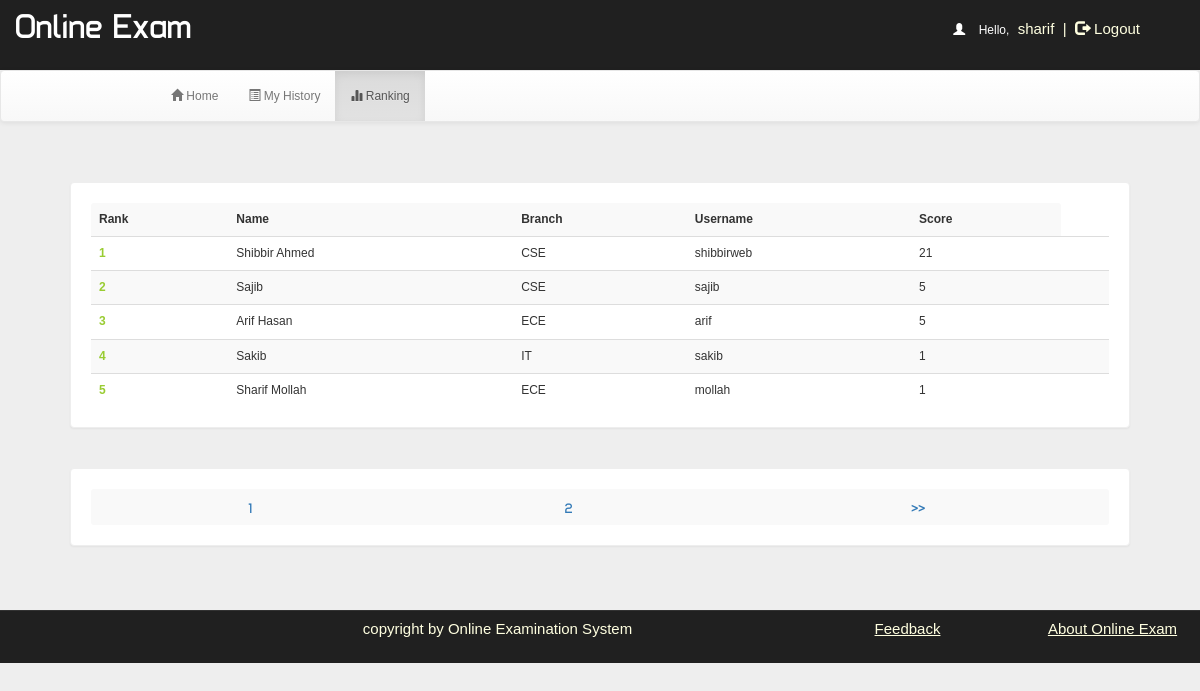
The page /account.php?q=3 (signed in) on the database as committed earlier.
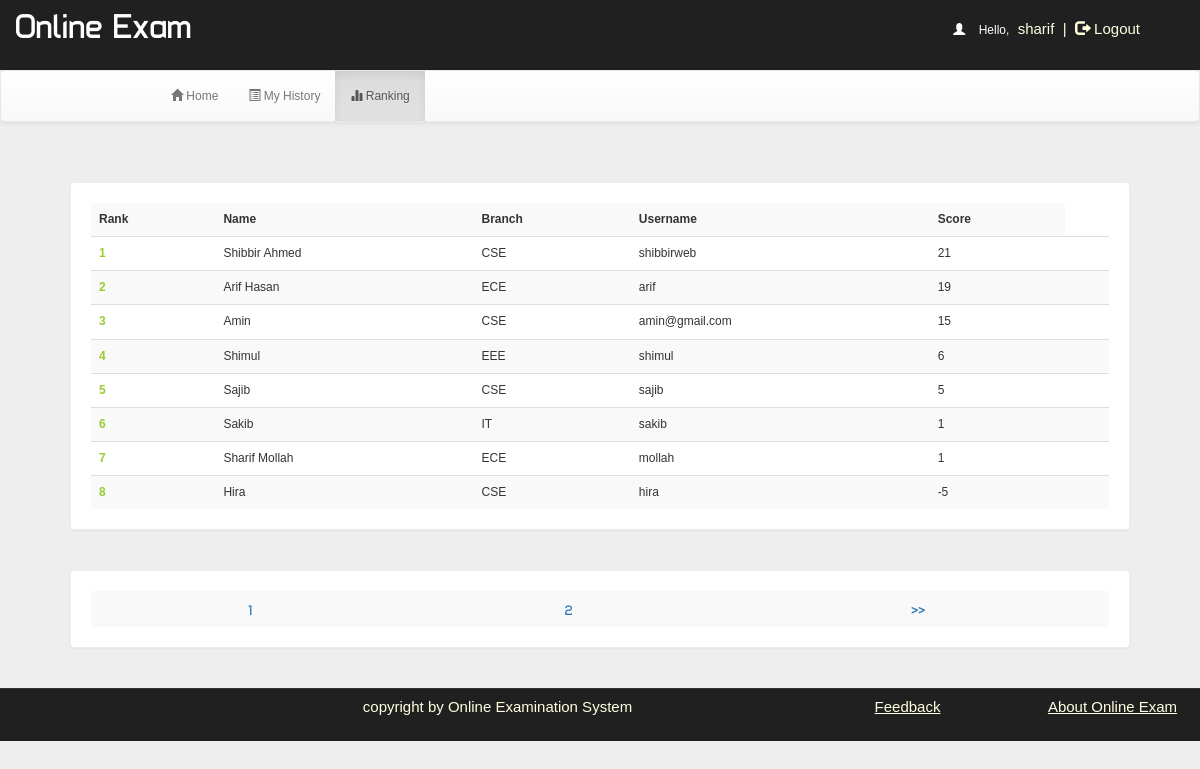
The same page on the database as committed later.
### tables this page shows
CREATE TABLE `rank` (
  `id` int(100) NOT NULL,
  `username` varchar(50) NOT NULL,
  `score` int(11) NOT NULL,
  `time` timestamp NOT NULL DEFAULT CURRENT_TIMESTAMP ON UPDATE CURRENT_TIMESTAMP
);

CREATE TABLE `user` (
  `id` int(100) NOT NULL,
  `name` varchar(50) NOT NULL,
  `rollno` varchar(20) NOT NULL,
  `branch` varchar(20) NOT NULL,
  `status` tinyint(4) NOT NULL DEFAULT '1',
  `gender` varchar(5) NOT NULL,
  `username` varchar(50) NOT NULL,
  `phno` bigint(20) NOT NULL,
  `password` varchar(50) NOT NULL
);

### account.php (the view, shortened to what this page needs)
<!DOCTYPE html PUBLIC "-//W3C//DTD XHTML 1.0 Transitional//EN" "http://www.w3.org/TR/xhtml1/DTD/xhtml1-transitional.dtd">
<html xmlns="http://www.w3.org/1999/xhtml">
<head>
<link  rel="stylesheet" href="css/bootstrap.min.css"/>
 <link  rel="stylesheet" href="css/bootstrap-theme.min.css"/>
 <link rel="stylesheet" href="css/main.css">
 <link  rel="stylesheet" href="css/font.css">
</head>
<body>
<div class="header">
<div class="row">
<div class="col-lg-6">
<span class="logo">Online Exam</span></div>
<div class="col-md-4 col-md-offset-2">
 <?php
 include_once 'dbConnection.php';
if (!(isset($_SESSION['username']))) {
    header("location:index.php");
} else {
    $name     = $_SESSION['name'];
    $username = $_SESSION['username'];
    echo '<span class="pull-right top title1" ><span style="color:white"><span class="glyphicon glyphicon-user" aria-hidden="true"></span>&nbsp;&nbsp;&nbsp;&nbsp;Hello,</span> <span class="log log1" style="color:lightyellow">' . $username . '&nbsp;&nbsp;|&nbsp;&nbsp;<a href="logout.php?q=account.php" style="color:lightyellow"><span class="glyphicon glyphicon-log-out" aria-hidden="true"></span>&nbsp;Logout</button></a></span>';
}
?>
</div>
</div></div>
<div class="bg">
<nav class="navbar navbar-default title1">
  <div class="container-fluid">
    <div class="navbar-header">
      <a class="navbar-brand" href="#"><b>&nbsp;&nbsp;&nbsp;&nbsp;&nbsp;&nbsp;&nbsp;&nbsp;&nbsp;&nbsp;&nbsp;&nbsp;&nbsp;&nbsp;&nbsp;&nbsp;&nbsp;&nbsp;&nbsp;&nbsp;&nbsp;&nbsp;&nbsp;&nbsp;&nbsp;</b></a>
    </div>
    <div class="collapse navbar-collapse" id="bs-example-navbar-collapse-1">
      <ul class="nav navbar-nav">
        <li <?php
if (@$_GET['q'] == 1)
    echo 'class="active"';
?> ><a href="account.php?q=1"><span class="glyphicon glyphicon-home" aria-hidden="true"></span>&nbsp;Home<span class="sr-only">(current)</span></a></li>
        <li <?php
if (@$_GET['q'] == 2)
    echo 'class="active"';
?>><a href="account.php?q=2"><span class="glyphicon glyphicon-list-alt" aria-hidden="true"></span>&nbsp;My History</a></li>
    <li <?php
if (@$_GET['q'] == 3)
    echo 'class="active"';
?>><a href="account.php?q=3"><span class="glyphicon glyphicon-stats" aria-hidden="true"></span>&nbsp;Ranking</a></li></ul>
      </div>
  </div>
</nav>
<div class="container">
<div class="row">
<div class="col-md-12">
<?php
if (@$_GET['q'] == 3) {
    if(isset($_GET['show'])){
        $show = $_GET['show'];
        $showfrom = (($show-1)*10) + 1;
        $showtill = $showfrom + 9;
    }
    else{
        $show = 1;
        $showfrom = 1;
    }
    $q = mysqli_query($con, "SELECT * FROM rank") or die('Error223');
    echo '<div class="panel title">
<table class="table table-striped title1" >
<tr><td style="vertical-align:middle"><b>Rank</b></td><td style="vertical-align:middle"><b>Name</b></td><td style="vertical-align:middle"><b>Branch</b></td><td style="vertical-align:middle"><b>Username</b></td><td style="vertical-align:middle"><b>Score</b></td></tr>';
    $c = $showfrom-1;
    $total = mysqli_num_rows($q);
    if($total >= $showfrom){
        $q = mysqli_query($con, "SELECT * FROM rank ORDER BY score DESC, time ASC LIMIT ".($showfrom-1).",10") or die('Error223');
        while ($row = mysqli_fetch_array($q)) {
            $e = $row['username'];
            $s = $row['score'];
            $q12 = mysqli_query($con, "SELECT * FROM user WHERE username='$e' ") or die('Error231');
            while ($row = mysqli_fetch_array($q12)) {
                $name     = $row['name'];
                $branch   = $row['branch'];
                $username = $row['username'];
            }
            $c++;
            echo '<tr><td style="color:#99cc32"><b>' . $c . '</b></td><td style="vertical-align:middle">' . $name . '</td><td style="vertical-align:middle">' . $branch . '</td><td style="vertical-align:middle">' . $username . '</td><td style="vertical-align:middle">' . $s . '</td><td style="vertical-align:middle">';
        }
    }
    else{
    }
    echo '</table></div>';
    echo '<div class="panel title"><table class="table table-striped title1" ><tr>';
    $total = round($total/10) + 1;
    if(isset($_GET['show'])){
        $show = $_GET['show'];
    }
    else{
        $show = 1;
    }
    if($show == 1 && $total==1){
    }
    else if($show == 1 && $total!=1){
        $i = 1;
        while($i<=$total){
            echo '<td style="vertical-align:middle;text-align:center"><a style="font-size:14px;font-family:typo;font-weight:bold" href="account.php?q=3&show='.$i.'">&nbsp;'.$i.'&nbsp;</a></td>';
            $i++;
        }
        echo '<td style="vertical-align:middle;text-align:center"><a style="font-size:14px;font-family:typo;font-weight:bold" href="account.php?q=3&show='.($show+1).'">&nbsp;>>&nbsp;</a></td>';
    }
    echo '</tr></table></div>';
}
?>
</div></div></div></div>
<div class="row footer">
 <div class="col-md-2 box"></div>
<div class="col-md-6 box">
<span href="#" data-target="#login" style="color:lightyellow">copyright by Online Examination System<br><br></span></div>
<div class="col-md-2 box">
<a href="feedback.php" style="color:lightyellow;text-decoration:underline" onmouseover="this.style('color:yellow')" target="new">Feedback</a></div>
<div class="col-md-2 box">
<a href="about.php" s style="color:lightyellow;text-decoration:underline" onmouseover="this.style('color:yellow')" target="new">About Online Exam</a></div>
</div>
</body>
</html>

### css/main.css (style rules this page uses)
body { overflow-x:hidden;width:100%;font: 12px "Century Gothic", "Times Roman", sans-serif;background:#eee;min-height:550px;background-attachment:fixed; }
.bg { min-height:540px; }
.panel { border-color:#eee;margin:40px;padding:20px;font: 15px "Century Gothic", "Times Roman", sans-serif; }
.title { font-family:'typo'; }
.header { background:#202020;height:70px; }
.logo { font-family:'typo';font-size:35px;color:#ffffff;margin:15px; }
.title1 { font: 12px "Century Gothic", "Times Roman", sans-serif; }
.footer { font-size:15px;text-align:center;border-top:1px solid;border-color:#323232;background-color:#202020; }
.footer a { margin:25px;color:#0000ff;text-decoration:none;font: 15px "Century Gothic", "Times Roman", sans-serif; }
.box { padding:9px; }
.top { margin-top:20px; }
.log1 { font: 15px 'Ubuntu', sans-serif;color:#0000ff;margin-left:10px; }
.log { margin:10px;margin-right:60px;margin-left:5px;color:#ffffb3;text-decoration:none;font-size:20px;font-size:15px; }

Rows that differ between the two databases and show on the page:
changed rank "Arif Hasan": score "5" → "19"; moves up the list
added rank: user.name "Amin", user.branch "CSE", user.username "amin@gmail.com", score "15"
added rank: user.name "Shimul", user.branch "EEE", user.username "shimul", score "6"
added rank: user.name "Hira", user.branch "CSE", user.username "hira", score "-5"
